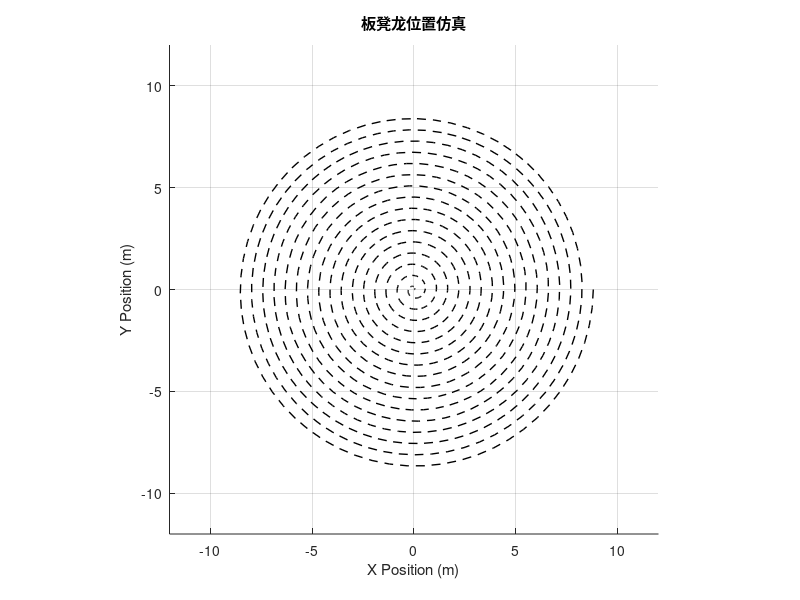

This figure's MATLAB source: (Note: this script raises an error after producing the figure.)
clc,clear;

% 自定义开始时间、结束时间和步长
start_time =0;      % 开始时间 (秒)
end_time = 414;      % 结束时间 (秒)
dt = 1;              % 时间步长 (秒)

% 设定总时长和步长，生成时间数组
time_steps = start_time:dt:end_time;
n_sections = 224;    % 总板凳数量
theta_initial = 2 * pi * 16;  % 初始角度 (第16圈)，即 theta = 32*pi
pitch = 0.55;  % 螺距

% 初始化存储位置的矩阵
positions = zeros(n_sections * 2, length(time_steps));

% 定义一个函数，输入时间t，返回t时刻的所有把手位置
function positions = calculate_positions_at_time(t)
    n_sections = 224;  % 把手数量
    pitch = 0.55;  % 螺距 55cm
    v = 1; %龙头的速度
    distance_1 = 2.86;  % 龙头两个把手的距离
    distance_2 = 1.65;  % 龙身两个把手的距离
    theta_initial = 2 * pi * 16;  % 初始角度 (第16圈)
    positions = zeros(n_sections * 2, 1);  % 存储位置数据
    
    theta = sqrt(theta_initial^2 - 4 * pi * v / pitch * t);  % 当前时刻的角度变化
    radius = pitch * theta / (2 * pi);  % 螺旋半径
    
    % 计算龙头位置
    x_head = radius * cos(theta); 
    y_head = radius * sin(theta);
    positions(1) = x_head;
    positions(2) = y_head;
    
    % 计算每节龙身的位置
    for i = 2:n_sections
        if i == 2
            distance = distance_1;
        else
            distance = distance_2;
        end
        delta_theta = distance / radius;
        theta = theta + delta_theta;
        radius = 0.55 * theta / (2 * pi);
        
        % 计算每节板凳的位置
        x_i = radius * cos(theta);
        y_i = radius * sin(theta);
        positions(2*i-1) = x_i;
        positions(2*i) = y_i;
    end
end

% 生成每秒的位置信息
for t_idx = 1:length(time_steps)
    t = time_steps(t_idx);
    positions(:, t_idx) = calculate_positions_at_time(t);
end

% 计算完整的螺旋轨迹：从 theta = 32*pi 到 theta = 0
theta_values = linspace(32*pi, 0, 1000);  % 从 32*pi 到 0 的角度变化
spiral_x = zeros(size(theta_values));
spiral_y = zeros(size(theta_values));

for i = 1:length(theta_values)
    theta = theta_values(i);
    radius = pitch * theta / (2 * pi);  % 螺旋半径
    spiral_x(i) = radius * cos(theta);
    spiral_y(i) = radius * sin(theta);
end

% 位置数据生成完成后，直接用于分析和绘图
% ---------------- 动态仿真 ------------------

figure_handle = figure;  % 获取图像句柄
hold on;
grid on;
axis equal;
xlim([-12, 12]);  % 调整显示区域
ylim([-12, 12]);  % 调整显示区域
title('板凳龙位置仿真');
xlabel('X Position (m)');
ylabel('Y Position (m)');

% 在图上绘制螺旋线轨迹 (虚线)
plot(spiral_x, spiral_y, '--k', 'LineWidth', 1);  % 用虚线显示完整的螺旋轨迹

% 动态显示板凳龙的运动
for t_idx = 1:length(time_steps)
    % 如果图像窗口已关闭，则中止动画
    if ~isvalid(figure_handle)
        disp('窗口已关闭，动画中止');
        break;
    end
    
    % 清除之前的绘图（不清除螺旋轨迹）
    cla;
    plot(spiral_x, spiral_y, '--k', 'LineWidth', 1);  % 重新绘制螺旋轨迹
    
    % 获取当前时间步的所有板凳位置信息
    x_positions = positions(1:2:end, t_idx);  % x坐标
    y_positions = positions(2:2:end, t_idx);  % y坐标
    
    % 绘制每节板凳的位置
    for i = 2:n_sections
        % 获取当前节的前后把手位置
        x_back = x_positions(i);
        y_back = y_positions(i);
        x_front = x_positions(i - 1);
        y_front = y_positions(i - 1);
        
        % 计算方向向量
        dx = x_front - x_back;
        dy = y_front - y_back;
        length_vector = sqrt(dx^2 + dy^2);
        if length_vector == 0
            continue;  % 如果前后把手重合，则跳过当前节
        end
        direction_x = dx / length_vector;
        direction_y = dy / length_vector;
        
        % 垂直方向向量
        perpendicular_x = -direction_y;
        perpendicular_y = direction_x;
        
        % 计算矩形四个角的位置
        board_width = 0.3;
        handle_offset = 0.275;
        
        x_back_left = x_back + (board_width / 2) * perpendicular_x - handle_offset * direction_x;
        y_back_left = y_back + (board_width / 2) * perpendicular_y - handle_offset * direction_y;
        x_back_right = x_back - (board_width / 2) * perpendicular_x - handle_offset * direction_x;
        y_back_right = y_back - (board_width / 2) * perpendicular_y - handle_offset * direction_y;
        x_front_left = x_front + (board_width / 2) * perpendicular_x + handle_offset * direction_x;
        y_front_left = y_front + (board_width / 2) * perpendicular_y + handle_offset * direction_y;
        x_front_right = x_front - (board_width / 2) * perpendicular_x + handle_offset * direction_x;
        y_front_right = y_front - (board_width / 2) * perpendicular_y + handle_offset * direction_y;
        
        % 绘制矩形 (表示板凳)
        fill([x_back_left, x_back_right, x_front_right, x_front_left], ...
             [y_back_left, y_back_right, y_front_right, y_front_left], 'r');
    end
    
    % 显示当前时间
    current_time = time_steps(t_idx);  % 获取当前时间
    time_text = sprintf('Time: %.1f s', current_time);  % 格式化时间文本
    text(-11, 11, time_text, 'FontSize', 12, 'FontWeight', 'bold');  % 在图像左上角显示时间
    % 暂停一段时间来创建动画效果
    pause(0.1);
end

% Hold the final plot
hold off;
